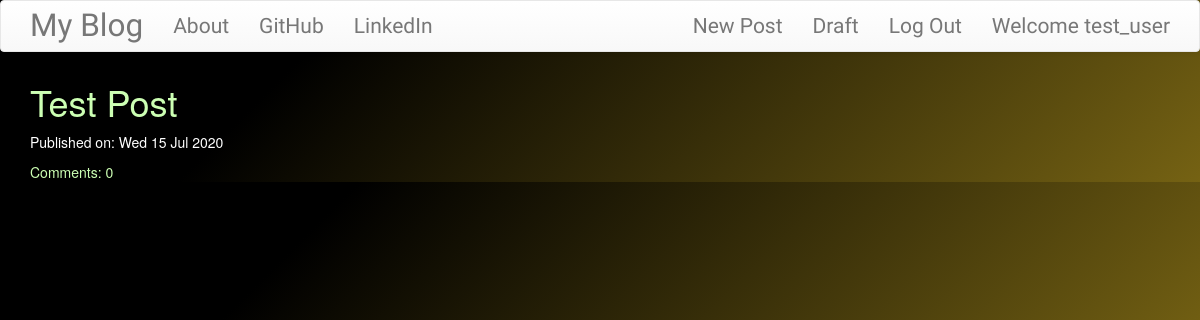
Screenshot of / (signed in) with the database file from the repository.
### blog/models.py (models this page shows, shortened)
class Post(models.Model):
    author = models.ForeignKey('auth.User', on_delete=models.CASCADE)
    title = models.CharField(max_length=200)
    text = models.TextField()
    created_date = models.TimeField(default=timezone.now)
    published_date = models.DateTimeField(blank=True,null=True)
    def approve_comments(self):
        return self.comments.filter(approved_comment=True)

### blog/views.py (the view)
# urls.py: url(r'^$',views.PostListView.as_view(),name='post_list'),
class PostListView(ListView):
    model = Post
    def get_queryset(self):
        return Post.objects.filter(published_date__lte = timezone.now()).order_by('-published_date')

### blog/templates/blog/post_list.html
{% extends "blog/base.html" %}
{% block content %}
<div class="centerstage">
  {% for post in post_list %}
  <div class="boxshadow">
      <h1><a class="goto" href="{% url 'post_detail' pk=post.pk %}">{{ post.title }}</a></h1>
      <div class="date">
        <p>Published on: {{post.published_date|date:"D d M Y"}}</p>
      </div>
      <a href="{% url 'post_detail' pk=post.pk %}">Comments: {{ post.approve_comments.count }}</a>
    {% endfor %}
  </div>
  </div>
{% endblock %}

### blog/templates/blog/base.html (shortened to what this page needs)
<!DOCTYPE html>
{% load static %}
<html lang="en" dir="ltr">
  <head>
    <link rel="stylesheet" href="https://maxcdn.bootstrapcdn.com/bootstrap/3.3.7/css/bootstrap.min.css">
    <link rel="stylesheet" href="https://maxcdn.bootstrapcdn.com/bootstrap/3.3.7/css/bootstrap-theme.min.css">
    <link rel="stylesheet" href="//cdn.jsdelivr.net/npm/medium-editor@latest/dist/css/medium-editor.min.css" type="text/css" media="screen" charset="utf-8">
    <link rel="stylesheet" href="{% static 'css/blog.css' %}">
  </head>
  <body>
    <div class="grad">
    <nav class="navbar navbar-default techfonts custom-navbar">
      <div class="container">
        <ul class="nav navbar-nav">
          <li><a class="navbar-brand bigbrand" href="{% url 'post_list' %}">My Blog</a></li>
          <li><a href="{% url 'about' %}">About</a></li>
          <li><a href="https://www.github.com/strider187">GitHub</a></li>
          <li><a href="https://www.linkedin.com/in/strider187">LinkedIn</a></li>
        </ul>
        <ul class="nav navbar-nav navbar-right">
          {% if user.is_authenticated %}
            <li>
              <a href="{% url 'post_new' %}">New Post</a>
            </li>
            <li>
              <a href="{% url 'post_draft_list' %}">Draft</a>
            </li>
            <li>
              <a href="{% url 'logout' %}">Log Out</a>
            </li>
            <li>
              <a>Welcome {{ user.username }}</a>
            </li>
          {% else %}
          <li>
            <a href="{% url 'login' %}"><span class="glyphicon glyphicon-user"></span></a>
          </li>
          {% endif %}
        </ul>
      </div>
    </nav>
    <div class="content container">
      <div class="row">
        <div class="col-md-8">
          <div class="blog_posts">
            {% block content %}
            {% endblock %}
          </div>
        </div>
      </div>
    </div>
    </div>
  </body>
</html>

### blog/static/css/blog.css (style rules this page uses)
a:link { color: #ccffb3; }
p { color: white; }
body { background-color: #756213; background-image: linear-gradient(315deg, #756213 0%, #000000 74%); }
.techfonts { font-family: 'Merienda One', sans-serif; font-size: 1.5em; margin-bottom: 10px; }
.centerstage { margin-left: auto; margin-right: auto; }
.bigbrand { font-size: 1.5em; }

### rows the page displays
Post: title "Test Post", published_date "Wed 15 Jul 2020", approve_comments.count "0"

### other values shown
{{ user.username }} "test_user"
